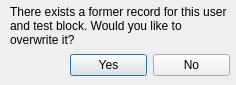
<?xml version="1.0" encoding="UTF-8"?>
<ui version="4.0">
 <class>alreadyRecordedWindow</class>
 <widget class="QDialog" name="alreadyRecordedWindow">
  <property name="geometry">
   <rect>
    <x>0</x>
    <y>0</y>
    <width>236</width>
    <height>85</height>
   </rect>
  </property>
  <property name="windowTitle">
   <string>Warning</string>
  </property>
  <widget class="QLabel" name="label">
   <property name="geometry">
    <rect>
     <x>10</x>
     <y>0</y>
     <width>221</width>
     <height>51</height>
    </rect>
   </property>
   <property name="text">
    <string>There exists a former record for this user and test block. Would you like to overwrite it?</string>
   </property>
   <property name="wordWrap">
    <bool>true</bool>
   </property>
  </widget>
  <widget class="QWidget" name="horizontalLayoutWidget">
   <property name="geometry">
    <rect>
     <x>70</x>
     <y>50</y>
     <width>160</width>
     <height>31</height>
    </rect>
   </property>
   <layout class="QHBoxLayout" name="horizontalLayout">
    <item>
     <widget class="QPushButton" name="pushButton">
      <property name="text">
       <string>Yes</string>
      </property>
     </widget>
    </item>
    <item>
     <widget class="QPushButton" name="pushButton_2">
      <property name="text">
       <string>No</string>
      </property>
     </widget>
    </item>
   </layout>
  </widget>
 </widget>
 <resources/>
 <connections/>
</ui>
